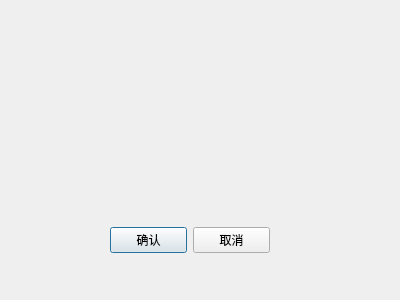
<?xml version="1.0" encoding="UTF-8"?>
<ui version="4.0">
 <class>Insert</class>
 <widget class="QDialog" name="Insert">
  <property name="geometry">
   <rect>
    <x>0</x>
    <y>0</y>
    <width>400</width>
    <height>300</height>
   </rect>
  </property>
  <property name="windowTitle">
   <string>Dialog</string>
  </property>
  <widget class="QWidget" name="formLayoutWidget">
   <property name="geometry">
    <rect>
     <x>100</x>
     <y>120</y>
     <width>211</width>
     <height>71</height>
    </rect>
   </property>
   <layout class="QFormLayout" name="formLayout"/>
  </widget>
  <widget class="QWidget" name="horizontalLayoutWidget">
   <property name="geometry">
    <rect>
     <x>110</x>
     <y>200</y>
     <width>160</width>
     <height>80</height>
    </rect>
   </property>
   <layout class="QHBoxLayout" name="horizontalLayout">
    <item>
     <widget class="QPushButton" name="pushButton_2">
      <property name="text">
       <string>确认</string>
      </property>
     </widget>
    </item>
    <item>
     <widget class="QPushButton" name="pushButton">
      <property name="text">
       <string>取消</string>
      </property>
     </widget>
    </item>
   </layout>
  </widget>
 </widget>
 <resources/>
 <connections/>
</ui>
